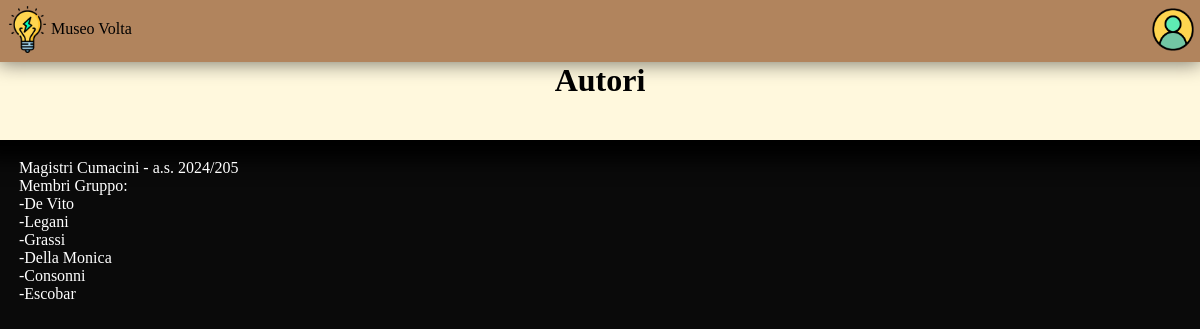
Page /autori/ on the earlier database version.
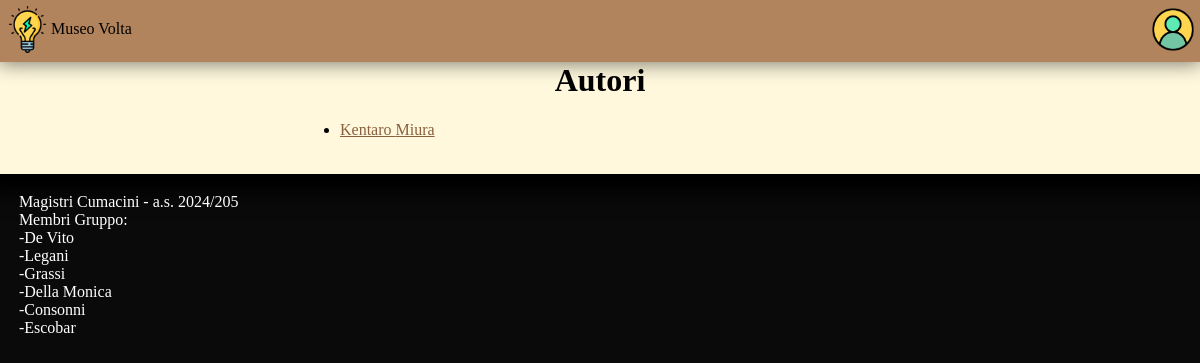
Same page on the later database version.
### sitomuseo/models.py (models this page shows, shortened)
class Autore(models.Model):
    name = models.CharField(max_length=200)
    surname = models.CharField(max_length=200)
    nationality = models.CharField(max_length=200)
    birth_date = models.DateField()
    death_date = models.DateField()
    description = models.TextField()
    photo = models.ImageField(upload_to='media/imgsrc/', blank=True, null=True)

### sitomuseo/views.py (the view)
# urls.py: path('autori/', views.lista_autori, name='lista_autori'),
def lista_autori(request):
    autori = Autore.objects.all()
    return render(request, 'lista_autori.html', {'autori':autori})

### sitomuseo/templates/lista_autori.html (shortened to what this page needs)
{% extends 'base.html' %}
{%block title %}Autori{%endblock%}
{%block content%}
<ul>
    {% for autore in autori %}
        <li>
            <a href ="{% url 'dettaglio_autore' autore.id %}">{{autore.name}} {{autore.surname}}
        </a>
        </li>
    {% endfor %}
</ul>
{%endblock%}

Differences in the rows shown:
added Autore: name "Kentaro", surname "Miura"
